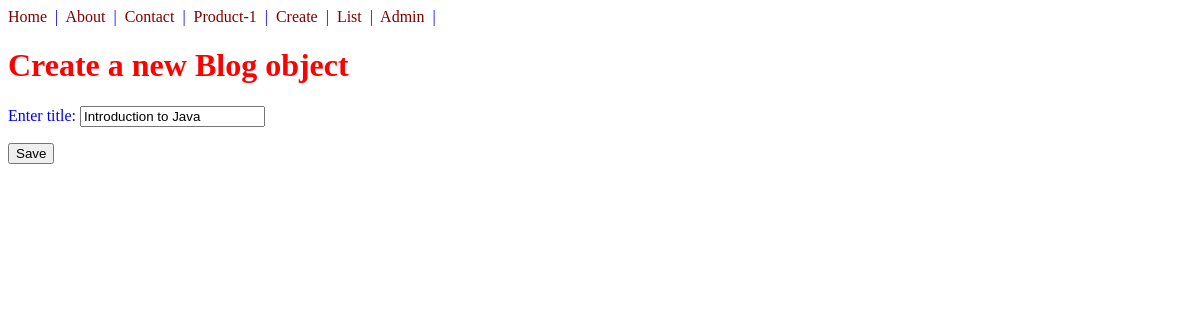
/blogs/5/update/, run on an earlier commit of the app's database.
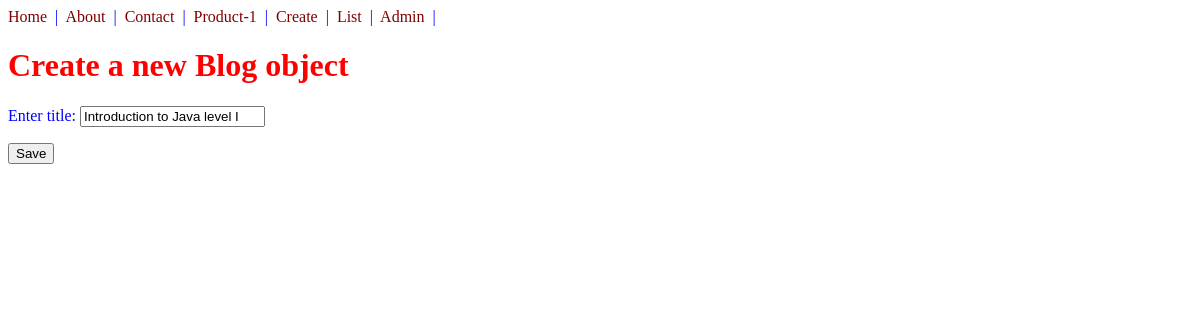
And on a later commit of the database.
### blogs/models.py (models this page shows, shortened)
class Blog(models.Model):
    topic = models.CharField(max_length=120)

### blogs/views.py (the view, shortened to what this page needs)
# urls.py: path('<int:id>/update/',BlogUpdateView.as_view(), name='blog-update'),
class BlogUpdateView(UpdateView):
    template_name = 'blogs/blog_create.html'
    form_class = BlogForm
    queryset =  Blog.objects.all()
    def get_object(self):
        _id = self.kwargs.get("id")
        return get_object_or_404(Blog, id=_id)

### blogs/forms.py
class BlogForm(forms.ModelForm):
    topic = forms.CharField(label='Enter title',required=True, max_length=80)
    class Meta:
        model = Blog
        fields = ['topic']

### blogs/templates/blogs/blog_create.html
{% extends 'base.html' %}
{% block content %}
<h1>Create a new Blog object</h1>
<form action="." method='POST'>{% csrf_token %}
    {{ form.as_p }}
    <input type="submit" value="Save"/>
</form>
{% endblock %}

What changed in the data, as far as the page shows it:
changed Blog: topic "Introduction to Java" → "Introduction to Java level I"
